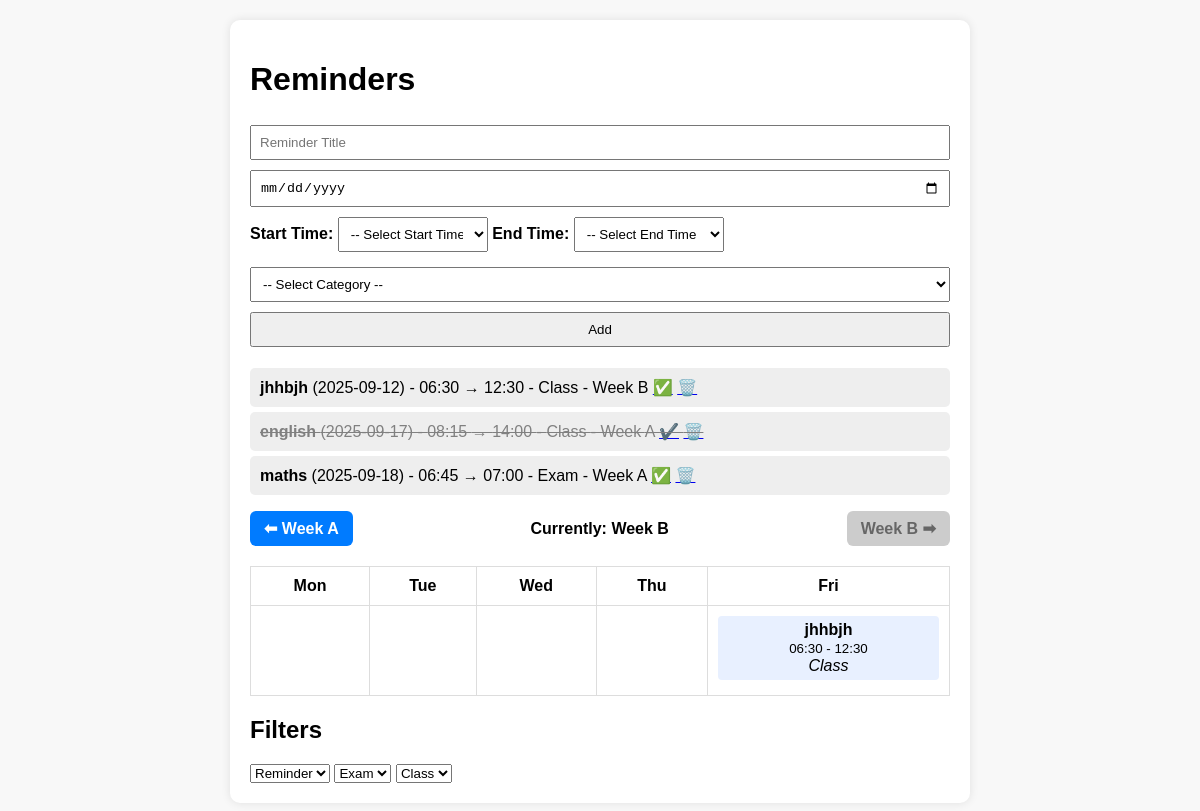
Before: /?week=B with the older database file.
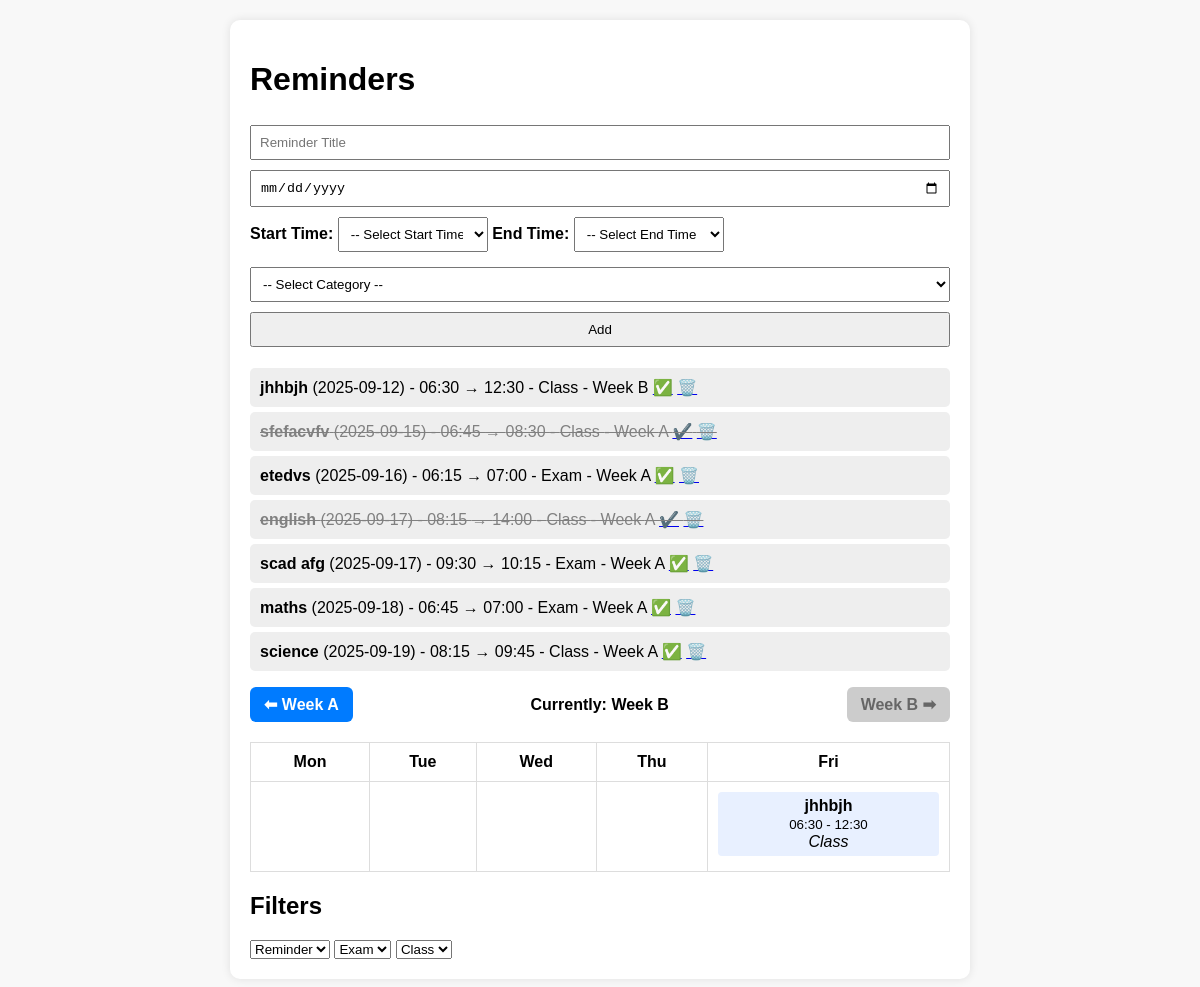
After: the same page with the newer database file.
### tables this page shows
CREATE TABLE reminders (
            id INTEGER PRIMARY KEY AUTOINCREMENT,
            title TEXT,
            due_date TEXT,
            start_time TEXT,
            end_time TEXT,
            category TEXT,
            completed INTEGER DEFAULT 0,
            week TEXT DEFAULT 'A'
        );

### app.py (the view)
@app.route('/')
def index():
    week_num = datetime.now().isocalendar()[1]
    current_week = 'A' if week_num % 2 == 0 else 'B'
    selected_week = request.args.get('week', current_week)
    with sqlite3.connect('data.db') as conn:
        c = conn.cursor()
        c.execute("""
            SELECT * FROM reminders
            ORDER BY datetime(due_date || ' ' || start_time) ASC
        """)
        reminders = c.fetchall()
        c.execute("""
            SELECT title, due_date, start_time, end_time, category
            FROM reminders
            WHERE (category='Class' OR category='Exam') AND week=?
            ORDER BY datetime(due_date || ' ' || start_time) ASC
        """, (selected_week,))
        timetable_items = c.fetchall()
    return render_template('index.html', reminders=reminders, timetable_items=timetable_items, selected_week=selected_week)

### app.py (called while the page is built)
@app.template_filter('datetimeformat')
def datetimeformat(value, format='%H:%M'):
    try:
        return datetime.strptime(value, '%Y-%m-%d').strftime(format)
    except:
        return value

### templates/index.html (shortened to what this page needs)
<!DOCTYPE html>
<html lang="en">
<head>
    <link rel="stylesheet" href="{{ url_for('static', filename='css/style.css') }}">
</head>
<body>
    <div class="container">
        <h1>Reminders</h1>
        <form method="POST" action="/add">
            <input type="text" name="title" placeholder="Reminder Title" required>
            <input type="date" name="due_date" required>
            <label><strong>Start Time:</strong></label>
            <select name="start_time" required style="width: 150px; margin-bottom: 10px;">
                <option value="">-- Select Start Time --</option>
            </select>
            <label><strong>End Time:</strong></label>
            <select name="end_time" required style="width: 150px; margin-bottom: 10px;">
                <option value="">-- Select End Time --</option>
            </select>
            <select name="category" required>
                <option value="">-- Select Category --</option>
            </select>
            <button type="submit">Add</button>
        </form>
        <ul class="reminder-list">
            {% for r in reminders %}
            <li class="{% if r[6] %}completed{% endif %}">
                <strong>{{ r[1] }}</strong> ({{ r[2] }}) - {{ r[3] }} → {{ r[4] }} - {{ r[5] }} - Week {{ r[7] }}
                {% if not r[6] %}
                    <a href="/complete/{{ r[0] }}">✅</a>
                {% else %}
                    <a href="/uncomplete/{{ r[0] }}">✔️</a>
                {% endif %}
                <a href="/delete/{{ r[0] }}">🗑️</a>
            </li>
            {% endfor %}
        </ul>
        <div style="display: flex; align-items: center; justify-content: space-between; margin: 15px 0;">
            {% if selected_week == 'A' %}
                <span class="week-btn inactive">⬅ Week A</span>
            {% else %}
                <a href="/?week=A" class="week-btn">⬅ Week A</a>
            {% endif %}
            <span><strong>Currently: Week {{ selected_week }}</strong></span>
            {% if selected_week == 'B' %}
                <span class="week-btn inactive">Week B ➡</span>
            {% else %}
                <a href="/?week=B" class="week-btn">Week B ➡</a>
            {% endif %}
        </div>
        <table>
            <tr>
                <th>Mon</th><th>Tue</th><th>Wed</th><th>Thu</th><th>Fri</th>
            </tr>
            <tr>
                {% set days = ['Mon', 'Tue', 'Wed', 'Thu', 'Fri'] %}
                {% for day in days %}
                <td>
                    {% for item in timetable_items %}
                        {% set weekday = item[1]|datetimeformat("%a") %}
                        {% if weekday == day %}
                            <div style="background-color: '{{ '#ffe0e0' if item[4] == 'Exam' else '#e8f0ff' }}'';">
                                <strong>{{ item[0] }}</strong><br>
                                <small>{{ item[2] }} - {{ item[3] }}</small><br>
                                <em>{{ item[4] }}</em>
                            </div>
                        {% endif %}
                    {% endfor %}
                </td>
                {% endfor %}
            </tr>
        </table>
        <h2>Filters</h2>
        <select><option>Reminder</option></select>
        <select><option>Exam</option></select>
        <select><option>Class</option></select>
    </div>
</body>
</html>

### static/css/style.css (style rules this page uses)
body { font-family: Arial, sans-serif; background: #f8f8f8; padding: 20px; margin: 0; }
.container { max-width: 700px; margin: auto; background: white; padding: 20px; border-radius: 10px; box-shadow: 0 0 10px rgba(0,0,0,0.1); }
form input, form select, form button { margin: 5px 0; padding: 8px; width: 100%; box-sizing: border-box; }
.reminder-list { list-style: none; padding: 0; }
.reminder-list li { background: #eee; margin: 5px 0; padding: 10px; border-radius: 5px; }
.reminder-list li.completed { text-decoration: line-through; color: gray; }
table { width: 100%; border-collapse: collapse; margin-top: 20px; }
table th, table td { border: 1px solid #ddd; padding: 10px; text-align: center; }
table td div { background-color: #e8f0ff; margin-bottom: 5px; padding: 5px; border-radius: 4px; }
.week-btn { background-color: #007bff; color: white; padding: 8px 14px; border-radius: 6px; text-decoration: none; font-weight: bold; transition: background-color 0.2s ease; }
.week-btn.inactive { background-color: #ccc; color: #666; cursor: default; pointer-events: none; }

Changed rows visible on the page:
added reminders: title "sfefacvfv", due_date "2025-09-15", start_time "06:45", end_time "08:30", category "Class", week "A", completed 1 (drawn), shown under "Reminders"
added reminders: title "etedvs", due_date "2025-09-16", start_time "06:15", end_time "07:00", category "Exam", week "A", shown under "Reminders"
added reminders: title "scad afg", due_date "2025-09-17", start_time "09:30", end_time "10:15", category "Exam", week "A", shown under "Reminders"
added reminders: title "science", due_date "2025-09-19", start_time "08:15", end_time "09:45", category "Class", week "A", shown under "Reminders"
